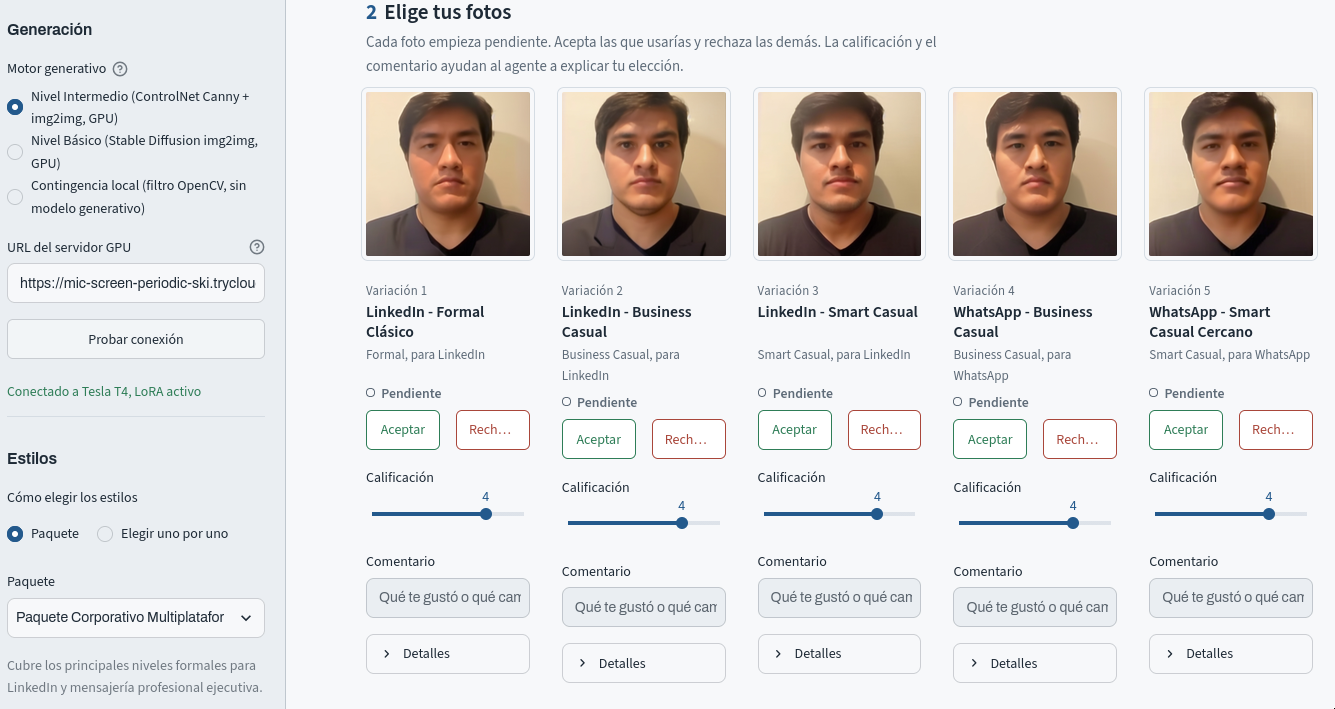
#> input picture Project-II/entregable/diapositivas/images/con-lora.png, 1335 x 709 px, given in place of 00_foto_original.png, which was not available
$ python construir_figuras.py ../../entregable/diapositivas/images/con-lora.png
#> lines starting #> are read from the running program, lines starting #| are printed output that depends on the picture
import shutil
import sys
from pathlib import Path

import matplotlib

matplotlib.use("Agg")
import matplotlib.pyplot as plt
from matplotlib.patches import FancyArrowPatch, FancyBboxPatch
from PIL import Image

HERE = Path(__file__).resolve().parent
PROJECT_ROOT = HERE.parents[1]
RESULTS = PROJECT_ROOT / "data" / "processed" / "colab_v1_img2img_sin_preservacion"
RESULTS_LORA = PROJECT_ROOT / "data" / "processed" / "colab_v2"
CAPTURES = Path(sys.argv[1]) if len(sys.argv) > 1 else None
FIGURES = HERE / "figuras"
FIGURES.mkdir(exist_ok=True)

INK = "#1f2937"
BLUE = "#dbeafe"
GREEN = "#dcfce7"
AMBER = "#fef3c7"
GREY = "#f3f4f6"


def box(ax, x, y, w, h, title, body, color):
    ax.add_patch(FancyBboxPatch((x, y), w, h, boxstyle="round,pad=0.02,rounding_size=0.08", fc=color, ec=INK, lw=1))
    ax.text(x + w / 2, y + h - 0.16, title, ha="center", va="top", fontsize=8.6, weight="bold", color=INK)
    ax.text(x + w / 2, y + h - 0.48, body, ha="center", va="top", fontsize=7.1, color=INK, linespacing=1.35)


def arrow(ax, start, end, label=None):
    ax.add_patch(FancyArrowPatch(start, end, arrowstyle="-|>", mutation_scale=12, lw=1.1, color=INK))
    if label:
        ax.text((start[0] + end[0]) / 2, (start[1] + end[1]) / 2 + 0.12, label, ha="center", fontsize=7, color="#4b5563")


def architecture() -> None:
    fig, ax = plt.subplots(figsize=(11, 4.6))
    ax.set_xlim(0, 11)
    ax.set_ylim(0, 4.6)
    ax.axis("off")

    box(ax, 0.1, 2.7, 2.0, 1.6, "1. Entrada", "Foto del usuario\nPaquete de 5 estilos\nPrompt libre opcional", GREY)
    box(ax, 2.5, 2.7, 2.0, 1.6, "2. Filtro ético", "safety.py\nNormalización NFKD\nLista léxica + regex\nBloquea antes de la GPU", AMBER)
    box(ax, 4.9, 2.7, 2.0, 1.6, "3. Preproceso", "Detección facial (Haar)\nRecorte cuadrado 512 px\nBordes Canny", GREY)
    box(ax, 7.3, 2.7, 3.6, 1.6, "4. Motor generativo (GPU)",
        "Servidor FastAPI en Colab (Tesla T4)\nIntermedio: SD 1.5 + ControlNet Canny (img2img)\nBásico: SD 1.5 img2img sin ControlNet\nLoRA público detail-tweaker (escala 0,6)\nRespaldo sin GPU: filtro OpenCV", BLUE)

    box(ax, 7.3, 0.3, 3.6, 1.7, "5. Interfaz Streamlit", "5 variaciones en estado Pendiente\nAceptar / Rechazar por imagen\nCalificación 1-5 y comentario", GREEN)
    box(ax, 4.9, 0.3, 2.0, 1.7, "6. Registro", "user_decisions.json\nSesión por participante\nImágenes y tiempos", GREY)
    box(ax, 2.5, 0.3, 2.0, 1.7, "7. Agente explicador", "Gemini 3.5 Flash Lite\n(respaldo: otros modelos)\nAgente de reglas offline", BLUE)
    box(ax, 0.1, 0.3, 2.0, 1.7, "8. Salida y control", "Aceptadas y rechazadas\nExplicación y\nrecomendaciones\nFidelidad vs. JSON", GREEN)

    arrow(ax, (2.1, 3.5), (2.5, 3.5))
    arrow(ax, (4.5, 3.5), (4.9, 3.5))
    arrow(ax, (6.9, 3.5), (7.3, 3.5), "base64")
    arrow(ax, (9.1, 2.7), (9.1, 2.0), "5 imágenes")
    arrow(ax, (7.3, 1.15), (6.9, 1.15))
    arrow(ax, (4.9, 1.15), (4.5, 1.15))
    arrow(ax, (2.5, 1.15), (2.1, 1.15))
    ax.text(3.5, 2.4, "si el prompt infringe las reglas: aviso y no se genera", ha="center", fontsize=7, color="#92400e", style="italic")
    fig.savefig(FIGURES / "fig1_arquitectura.png", dpi=200, bbox_inches="tight", facecolor="white")
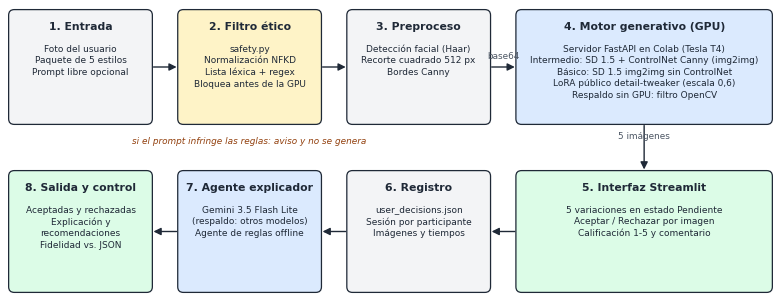
#> figure drawn by matplotlib, 1 panel
    plt.close(fig)


def entrada() -> None:
    original = Image.open(RESULTS / "00_foto_original.png").convert("RGB")
#> original is the input picture: PIL image 1335x709 RGB; mean R, G, B 224.8, 222.4, 221.7
    crop = Image.open(RESULTS / "01_entrada_512.png").convert("RGB")
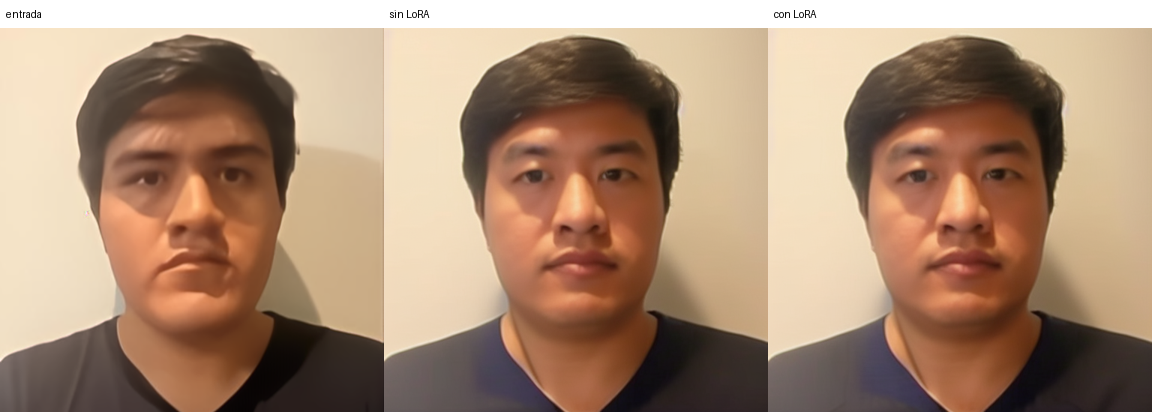
#> input picture Project-II/entregable/diapositivas/images/con-sin-lora.png, 1152 x 412 px, given in place of 01_entrada_512.png, which was not available
    edges = Image.open(RESULTS / "02_canny.png").convert("RGB")
    height = 360
    original = original.resize((int(original.width * height / original.height), height))
#> original: PIL image 677x360 RGB
    crop = crop.resize((height, height))
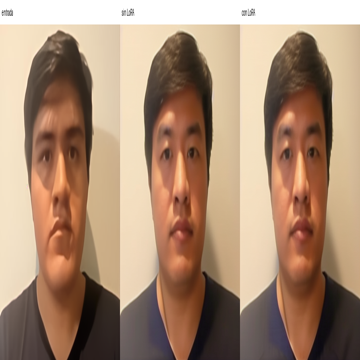
#> crop: PIL image 360x360 RGB; mean R, G, B 170.4, 140.9, 117.5
    edges = edges.resize((height, height))
    gap = 12
    sheet = Image.new("RGB", (original.width + 2 * height + 2 * gap, height), "white")
#> sheet: PIL image 1421x360 RGB; every value is 255
    sheet.paste(original, (0, 0))
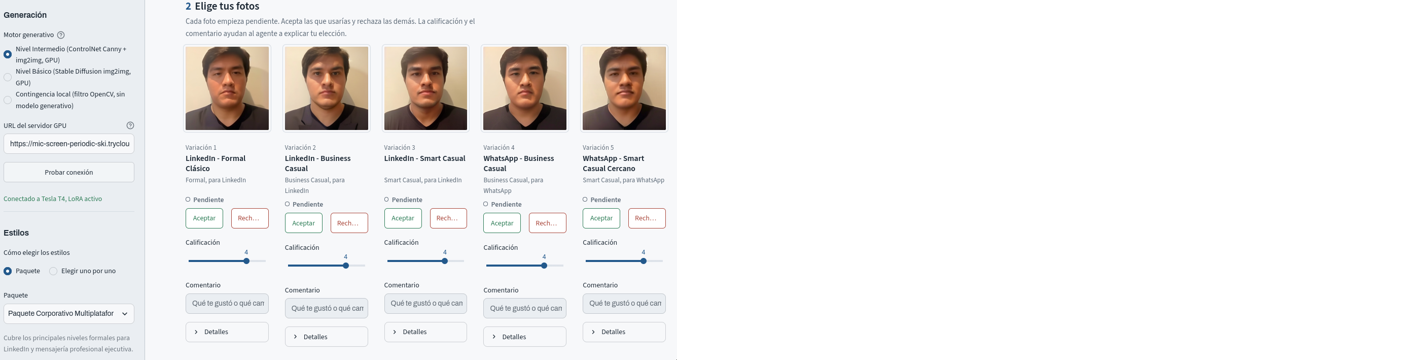
#> sheet: PIL image 1421x360 RGB; mean R, G, B 240.6, 239.4, 239.1
    sheet.paste(crop, (original.width + gap, 0))
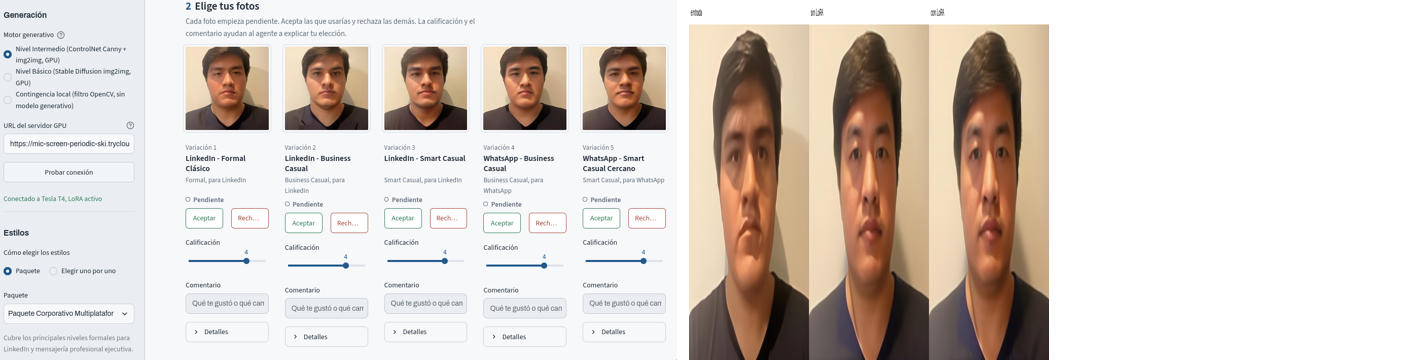
#> sheet: PIL image 1421x360 RGB; mean R, G, B 219.2, 210.5, 204.3
    sheet.paste(edges, (original.width + height + 2 * gap, 0))
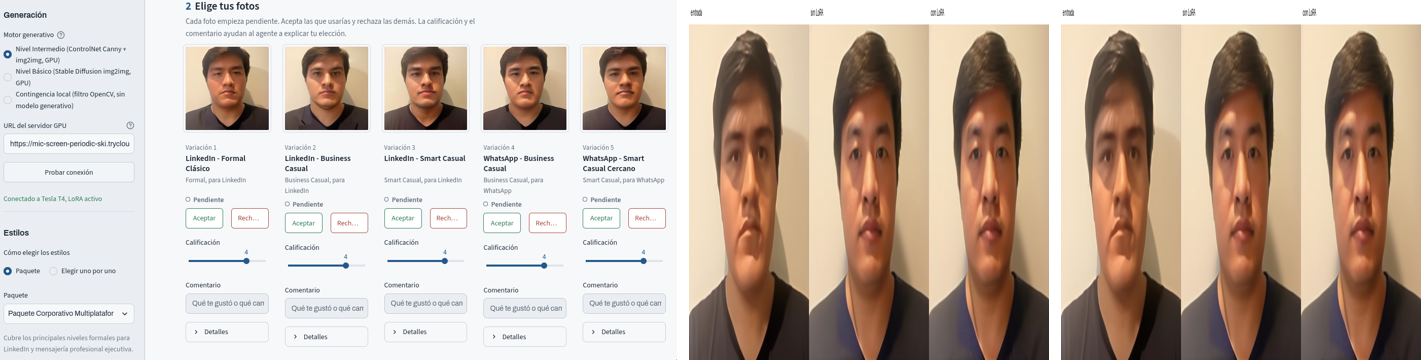
#> sheet: PIL image 1421x360 RGB; mean R, G, B 197.7, 181.6, 169.4
    sheet.save(FIGURES / "fig2_entrada_preprocesamiento.png")


def copy_results() -> None:
    shutil.copy(RESULTS / "resumen_nivel_intermedio_controlnet.png", FIGURES / "fig3_intermedio.png")
    shutil.copy(RESULTS / "resumen_nivel_basico_img2img.png", FIGURES / "fig4_basico.png")
    shutil.copy(RESULTS / "resumen_barrido_strength.png", FIGURES / "fig5_barrido.png")
    shutil.copy(RESULTS_LORA / "resumen_comparacion_lora.png", FIGURES / "fig9_lora.png")


def captures() -> None:
    if not CAPTURES:
        return
#> (the run stopped early here; a loop or call above may not have finished)
